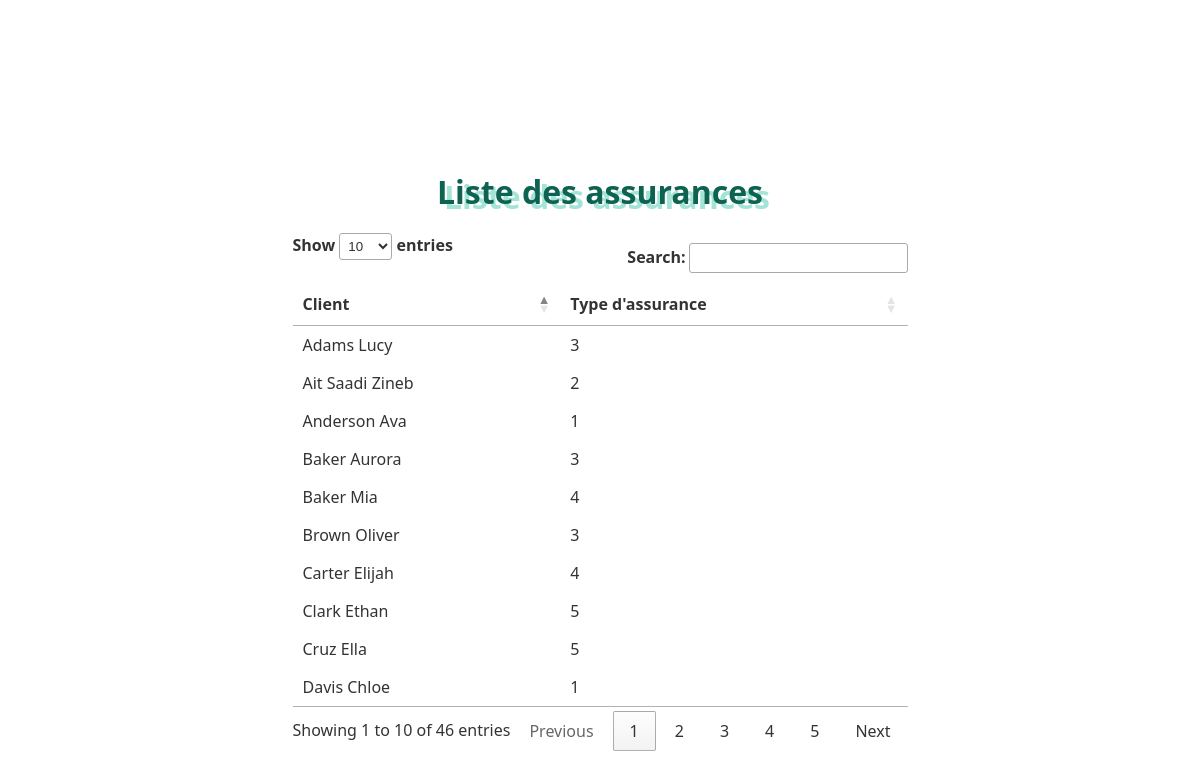
The page /assurances/ on the database its author committed.
### pharmacieapp/models.py (models this page shows, shortened)
class Assurance(models.Model):
    ID_client = models.ForeignKey(Client, on_delete=models.CASCADE)
    Type_assurance = models.IntegerField(null=False, validators=[MinValueValidator(1)])

class Client(models.Model):
    ID_client = models.AutoField(primary_key=True)
    Nom_client = models.CharField(max_length=100, null=False)
    Prenom_client = models.CharField(max_length=100, null=False)
    Age_Client = models.IntegerField(null=False, validators=[MinValueValidator(1)])
    Num_sec_social_client = models.CharField(max_length=13, unique=True, validators=[RegexValidator(r'^\d{13}$', message='Num_sec_social_client must be 13 digits.')])

### pharmacieapp/views.py (the view)
# urls.py: path('assurances/', assurances_list, name='assurances_list'),
def assurances_list(request):
    assurances = Assurance.objects.all()
    return render(request, 'assurances_list.html', {'assurances': assurances})

### pharmacieapp/templates/assurances_list.html (shortened to what this page needs)
<!DOCTYPE html>
<html>
<head>
    <link rel="stylesheet" type="text/css" href="/static/css/styles.css">
</head>
<body>
    <h1>Liste des assurances</h1>
<table id="assurances-table">
    <thead>
        <tr>
            <th>Client</th>
            <th>Type d'assurance</th>
        </tr>
    </thead>
    <tbody>
        {% for assurance in assurances %}
        <tr>
            <td>{{ assurance.ID_client.Nom_client }} {{ assurance.ID_client.Prenom_client }}</td>
            <td>{{ assurance.Type_assurance }}</td>
        </tr>
        {% endfor %}
    </tbody>
</table>
<link rel="stylesheet" href="https://cdn.datatables.net/1.11.5/css/jquery.dataTables.min.css">

### pharmacieapp/static/css/styles.css (style rules this page uses)
body { background-image: url('https://img.freepik.com/photos-gratuite/pilules-vue-dessus_23-2148021477.jpg?w=826&t=st=1701304679~exp=1701305279~hmac=9280ebfbd941ff51c1ea98bf100e06507188294e2a62d1a1070dcb29497e843b'); font-family: 'Segoe UI', Tahoma, Geneva, Verdana, sans-serif; color: #333; background-size: cover; display: flex; flex-direction: column; justify-content: center; align-items: center; height: 90vh; margin: 90px; }
h1 { text-align: center; color: #0e6251; text-shadow: 7px 5px 0 #a3e4d7; margin-bottom: 20px; }

### rows shown on the page
Assurance: ID_client.Nom_client "Brown", ID_client.Prenom_client "Oliver", Type_assurance "3"
Assurance: ID_client.Nom_client "Anderson", ID_client.Prenom_client "Ava", Type_assurance "1"
Assurance: ID_client.Nom_client "Adams", ID_client.Prenom_client "Lucy", Type_assurance "3"
Assurance: ID_client.Nom_client "Baker", ID_client.Prenom_client "Mia", Type_assurance "4"
Assurance: ID_client.Nom_client "Clark", ID_client.Prenom_client "Ethan", Type_assurance "5"
Assurance: ID_client.Nom_client "Davis", ID_client.Prenom_client "Chloe", Type_assurance "1"
Assurance: ID_client.Nom_client "Baker", ID_client.Prenom_client "Aurora", Type_assurance "3"
Assurance: ID_client.Nom_client "Carter", ID_client.Prenom_client "Elijah", Type_assurance "4"
Assurance: ID_client.Nom_client "Cruz", ID_client.Prenom_client "Ella", Type_assurance "5"
Assurance: ID_client.Nom_client "Ait Saadi", ID_client.Prenom_client "Zineb", Type_assurance "2"
